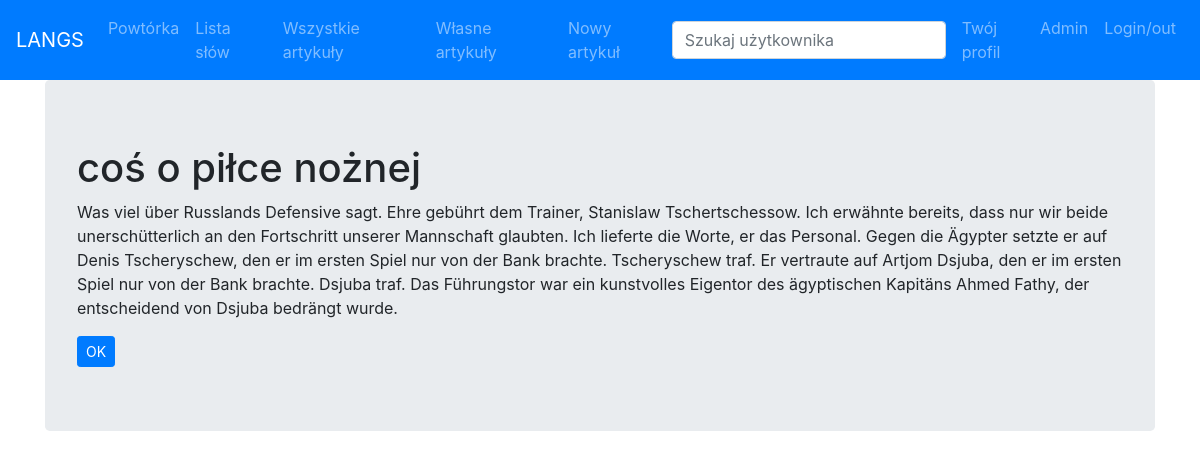
Page /article/10 (signed in) on the committed database.
### learn/models.py (models this page shows)
class Article(models.Model):
    uploader = models.ForeignKey(User, on_delete=models.CASCADE)
    language = models.CharField(max_length=8)
    title = models.TextField()
    contents = models.TextField()

### learn/views.py (the view)
# urls.py: path('article/<int:article_id>', views.article),
@login_required(redirect_field_name=None)
def article(request, article_id):
    if not request.user.is_authenticated:
        return HttpResponseRedirect('/login')
    article = get_object_or_404(Article, id=article_id)
    template = loader.get_template('article.html')
    context = {
            'article': article,
    }
    return HttpResponse(template.render(context, request))

### learn/templates/article.html (shortened to what this page needs)
{% extends "main_frame.html" %}
{% block contents %}
<h1>{{ article.title }}</h1>
<p id="article_text">{{ article.contents }}</p>
<button class="btn btn-sm btn-raised btn-primary" id="article_done">OK</button>
{% endblock %}

### rows in the picture
Article: title "coś o piłce nożnej", contents "Was viel über Russlands Defensive sagt. Ehre gebührt dem Trainer, Stanislaw Tschertschessow. Ich erwähnte bereits, dass nur wir beide unerschütterlich an den Fortschritt unserer Mannschaft glaubten. Ich lieferte die Worte, er das Personal. Gegen die Ägypter setzte er auf Denis Tscheryschew, den er im ersten Spiel nur von der Bank brachte. Tscheryschew traf. Er vertraute auf Artjom Dsjuba, den er im ersten Spiel nur von der Bank brachte. Dsjuba traf. Das Führungstor war ein kunstvolles Eigentor des ägyptischen Kapitäns Ahmed Fathy, der entscheidend von Dsjuba bedrängt wurde."
